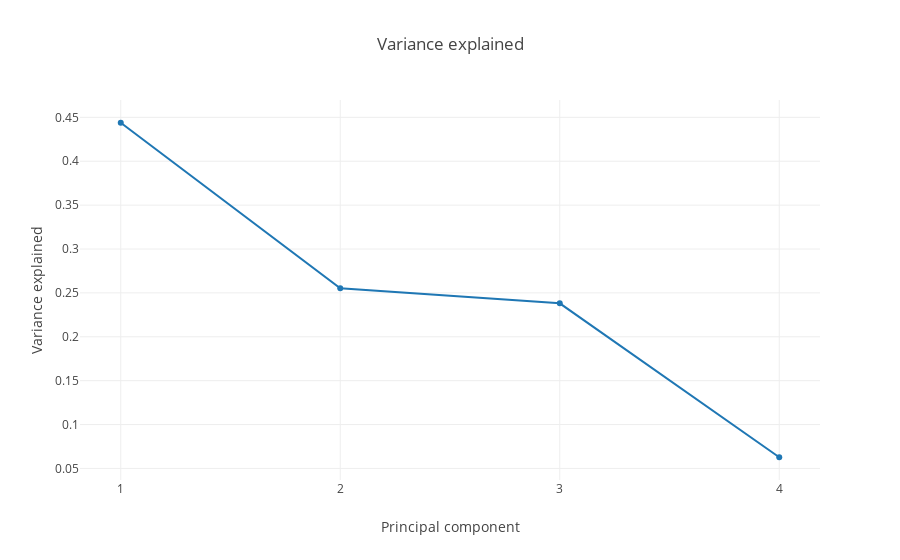

The code cell stored with this chart in its notebook:
### Code cell
# Subtract mean value from data and divide by standard deviation
normalized = (cleaned_data[interval_or_ratio] - means)/standard_deviations

# PCA by computing SVD of Y
U,S,V = svd(normalized,full_matrices=False)
# print('U[0] = ', U[0], '\nS[0] =', S[0], '\nV[0] =', V[0])

# Compute variance explained by principal components
rho = (S**2) / (S**2).sum()


# Plot variance explained

# I've decided to implement the graphs in plotly because the
# interactiveness can become really helpful with more complex plots later on

layout = go.Layout(title='Variance explained', 
                   xaxis=dict(title='Principal component', dtick=1), 
                   yaxis=dict(title='Variance explained'),
                   )

trace = go.Scatter(
    x = np.arange(1,len(rho)+1),
    y = rho
)

data = [trace]

fig = go.Figure(data=[trace], layout=layout)
py.offline.iplot(fig)


# should you prefer matplotlib, this block gives the same output:

# fig, ax = plt.subplots(figsize=(4,4))
# ax.plot(range(1,len(rho)+1),rho,'o-')
# ax.set(title='Variance explained by principal components', 
#         xlabel='Principal component', ylabel='Variance explained', 
#        xticks=[1,2,3,4])

### Figure 1 — Plotly figure (JSON) as saved in the notebook; plotly's stock layout.template omitted (floating-point values rounded to 4 significant figures)
{"data": [{"type": "scatter", "uid": "b70bc75c-c34a-11e8-9032-c485083c724b", "x": [1, 2, 3, 4], "y": [0.4439, 0.2553, 0.2381, 0.06271]}], "layout": {"title": "Variance explained", "xaxis": {"dtick": 1, "title": "Principal component"}, "yaxis": {"title": "Variance explained"}}}
